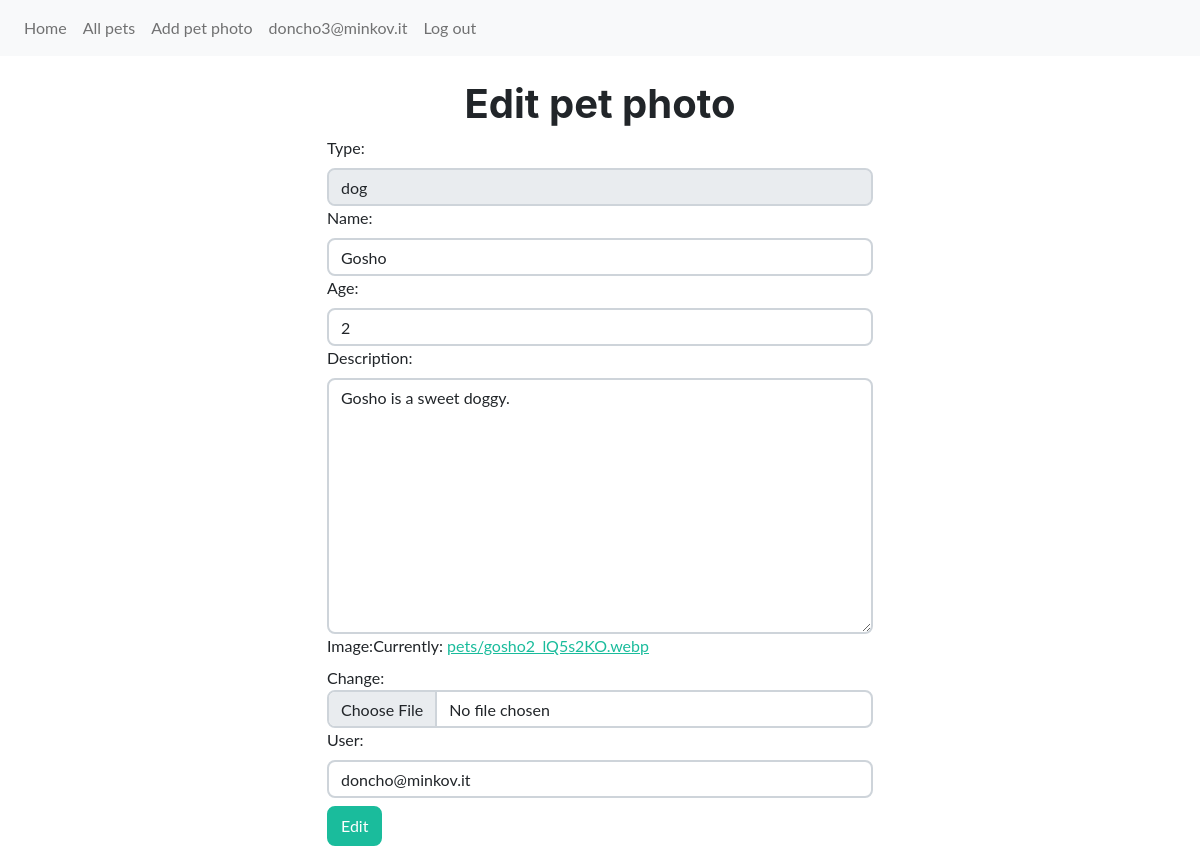
Page /pets/edit/1 (signed in) on the committed database.
### petstagram/accounts/models.py (models this page shows)
class PetstagramUser(AbstractBaseUser, PermissionsMixin):
    email = models.EmailField(
        unique=True,
    )
    is_staff = models.BooleanField(
        default=False,
    )
    date_joined = models.DateTimeField(
        auto_now_add=True,
    )
    USERNAME_FIELD = 'email'
    objects = PetstagramUserManager()

### petstagram/pets/models.py (models this page shows, shortened)
class Pet(models.Model):
    TYPE_CHOICE_DOG = 'dog'
    TYPE_CHOICE_CAT = 'cat'
    TYPE_CHOICE_PARROT = 'parrot'
    TYPE_CHOICES = (
        (TYPE_CHOICE_DOG, 'Dog'),
        (TYPE_CHOICE_CAT, 'Cat'),
        (TYPE_CHOICE_PARROT, 'Parrot'),
    )
    type = models.CharField(
        max_length=6,
        choices=TYPE_CHOICES,
    )
    name = models.CharField(
        max_length=6,
    )
    age = models.PositiveIntegerField()
    description = models.TextField()
    image = models.ImageField(
        upload_to='pets',
    )
    user = models.ForeignKey(
        UserModel,
        on_delete=models.CASCADE,
    )

### petstagram/pets/views.py (the view)
# urls.py: path('edit/<int:pk>', EditPetView.as_view(), name='edit pet'),
class EditPetView(LoginRequiredMixin, UpdateView):
    model = Pet
    template_name = 'pets/pet_edit.html'
    form_class = EditPetForm
    success_url = reverse_lazy('list pets')

### petstagram/pets/forms.py (shortened to what this page needs)
class EditPetForm(PetForm):
    class Meta:
        model = Pet
        fields = '__all__'
        widgets = {
            'type': forms.TextInput(
                attrs={
                    'readonly': 'readonly',
                }
            )
        }

### petstagram/core/forms.py (called while the page is built)
    def _init_bootstrap_fields(self):
        for (_, field) in self.fields.items():
            if 'class' not in field.widget.attrs:
                field.widget.attrs['class'] = ''
            field.widget.attrs['class'] += ' form-control'

### templates/pets/pet_edit.html (shortened to what this page needs)
{% extends 'shared/base.html' %}
{% block content %}
    <h1 class="text-center">Edit pet photo</h1>
    <div class="row">
        <div class="col-lg-3"></div>
        <div class="col-lg-6">
            <form method="post" class="furniture-form" action="{% url 'edit pet' pet.id %}" enctype="multipart/form-data">
                {{ form }}
                <button class="btn btn-primary mt-2" type="submit">Edit</button>
            </form>
        </div>
        <div class="col-lg-3"></div>
    </div>
{% endblock %}

### templates/shared/base.html (shortened to what this page needs)
{% load static %}
<!DOCTYPE html>
<html lang="en">
<head>
    <link rel="stylesheet" href="https://stackpath.bootstrapcdn.com/bootstrap/4.3.1/css/bootstrap.min.css"
>
    <link rel="stylesheet" href="https://stackpath.bootstrapcdn.com/font-awesome/4.7.0/css/font-awesome.min.css"
>
    <link rel="stylesheet" href="{% static 'theme/css/styles.css' %}">
</head>
<body>
<nav class="navbar navbar-expand-lg navbar-light bg-light" style="margin-bottom:2%">
    <div class="collapse navbar-collapse" id="navbarNavDropdown">
        <ul class="navbar-nav">
            <li>
                <a class="nav-link" href="#">Home</a></li>
            <li>
                <a class="nav-link" href="{% url 'list pets' %}">All pets</a>
            </li>
            <li><a class="nav-link" href="{% url 'create pet' %}">Add pet photo</a></li>
            {% if request.user.is_authenticated %}
                <li>
                    <a class="nav-link" href="{% url 'profile details' %}">{{ request.user }}</a>
                </li>
                <li class="nav-item">
                    <a class="nav-link" href="{% url 'log out user' %}">Log out</a>
                </li>
            {% endif %}
        </ul>
    </div>
</nav>
<div class="container">
    {% block content %}
    {% endblock %}
</div>
</body>
</html>

### rows in the picture
PetstagramUser: user "doncho3@minkov.it"
Pet: type "dog", name "Gosho", age "2", description "Gosho is a sweet doggy.", user "doncho@minkov.it"
